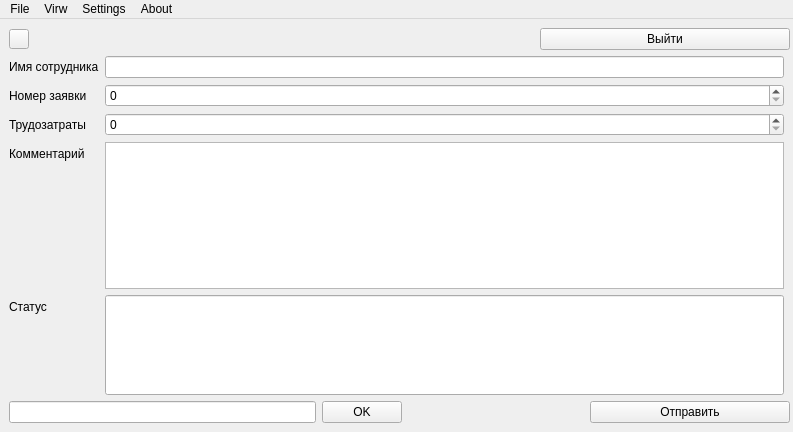
<?xml version="1.0" encoding="UTF-8"?>
<ui version="4.0">
 <class>MainWindow</class>
 <widget class="QMainWindow" name="MainWindow">
  <property name="geometry">
   <rect>
    <x>0</x>
    <y>0</y>
    <width>793</width>
    <height>432</height>
   </rect>
  </property>
  <property name="windowTitle">
   <string>Service Desk Worklog</string>
  </property>
  <widget class="QWidget" name="centralwidget">
   <layout class="QGridLayout" name="gridLayout">
    <item row="0" column="0">
     <widget class="QPushButton" name="showAPIBtn">
      <property name="maximumSize">
       <size>
        <width>20</width>
        <height>20</height>
       </size>
      </property>
      <property name="text">
       <string/>
      </property>
     </widget>
    </item>
    <item row="0" column="1">
     <layout class="QFormLayout" name="formLayout_3">
      <property name="labelAlignment">
       <set>Qt::AlignRight|Qt::AlignTrailing|Qt::AlignVCenter</set>
      </property>
      <property name="formAlignment">
       <set>Qt::AlignRight|Qt::AlignTop|Qt::AlignTrailing</set>
      </property>
      <property name="horizontalSpacing">
       <number>6</number>
      </property>
      <item row="0" column="0">
       <spacer name="horizontalSpacer_2">
        <property name="orientation">
         <enum>Qt::Horizontal</enum>
        </property>
        <property name="sizeHint" stdset="0">
         <size>
          <width>40</width>
          <height>20</height>
         </size>
        </property>
       </spacer>
      </item>
      <item row="0" column="1">
       <widget class="QPushButton" name="logoutBtn">
        <property name="minimumSize">
         <size>
          <width>150</width>
          <height>0</height>
         </size>
        </property>
        <property name="maximumSize">
         <size>
          <width>250</width>
          <height>50</height>
         </size>
        </property>
        <property name="layoutDirection">
         <enum>Qt::LeftToRight</enum>
        </property>
        <property name="text">
         <string>Выйти</string>
        </property>
       </widget>
      </item>
     </layout>
    </item>
    <item row="1" column="0" colspan="2">
     <layout class="QFormLayout" name="formLayout">
      <item row="0" column="0">
       <widget class="QLabel" name="employeeNameLable">
        <property name="text">
         <string>Имя сотрудника</string>
        </property>
       </widget>
      </item>
      <item row="0" column="1">
       <widget class="QLineEdit" name="employeeNameEdit"/>
      </item>
      <item row="1" column="0">
       <widget class="QLabel" name="requestNumberLable">
        <property name="text">
         <string>Номер заявки</string>
        </property>
       </widget>
      </item>
      <item row="1" column="1">
       <widget class="QDoubleSpinBox" name="requestDoubleSpinBox">
        <property name="decimals">
         <number>0</number>
        </property>
        <property name="minimum">
         <double>0.000000000000000</double>
        </property>
        <property name="maximum">
         <double>999999999999999.000000000000000</double>
        </property>
       </widget>
      </item>
      <item row="2" column="0">
       <widget class="QLabel" name="timesheetsLable">
        <property name="text">
         <string>Трудозатраты</string>
        </property>
       </widget>
      </item>
      <item row="2" column="1">
       <widget class="QDoubleSpinBox" name="timesheetsDoubleSpinBox">
        <property name="decimals">
         <number>0</number>
        </property>
        <property name="maximum">
         <double>999999999999999.000000000000000</double>
        </property>
       </widget>
      </item>
      <item row="3" column="0">
       <widget class="QLabel" name="commentLable">
        <property name="text">
         <string>Комментарий</string>
        </property>
       </widget>
      </item>
      <item row="3" column="1">
       <widget class="QTextEdit" name="commentEdit">
        <property name="contextMenuPolicy">
         <enum>Qt::NoContextMenu</enum>
        </property>
       </widget>
      </item>
      <item row="4" column="0">
       <widget class="QLabel" name="statusLable">
        <property name="text">
         <string>Статус</string>
        </property>
       </widget>
      </item>
      <item row="4" column="1">
       <widget class="QLineEdit" name="statusEdit">
        <property name="minimumSize">
         <size>
          <width>0</width>
          <height>100</height>
         </size>
        </property>
        <property name="readOnly">
         <bool>true</bool>
        </property>
       </widget>
      </item>
     </layout>
    </item>
    <item row="2" column="1">
     <layout class="QFormLayout" name="formLayout_2">
      <property name="labelAlignment">
       <set>Qt::AlignLeading|Qt::AlignLeft|Qt::AlignVCenter</set>
      </property>
      <property name="formAlignment">
       <set>Qt::AlignRight|Qt::AlignTop|Qt::AlignTrailing</set>
      </property>
      <item row="0" column="0">
       <spacer name="horizontalSpacer">
        <property name="orientation">
         <enum>Qt::Horizontal</enum>
        </property>
        <property name="sizeHint" stdset="0">
         <size>
          <width>40</width>
          <height>20</height>
         </size>
        </property>
       </spacer>
      </item>
      <item row="0" column="1">
       <widget class="QPushButton" name="sendBtn">
        <property name="minimumSize">
         <size>
          <width>150</width>
          <height>0</height>
         </size>
        </property>
        <property name="maximumSize">
         <size>
          <width>200</width>
          <height>16777215</height>
         </size>
        </property>
        <property name="layoutDirection">
         <enum>Qt::RightToLeft</enum>
        </property>
        <property name="text">
         <string>Отправить</string>
        </property>
       </widget>
      </item>
     </layout>
    </item>
    <item row="2" column="0">
     <layout class="QGridLayout" name="gridLayout_2">
      <item row="0" column="1">
       <widget class="QPushButton" name="APIAppendBtn">
        <property name="text">
         <string>OK</string>
        </property>
       </widget>
      </item>
      <item row="0" column="2">
       <spacer name="horizontalSpacer_3">
        <property name="orientation">
         <enum>Qt::Horizontal</enum>
        </property>
        <property name="sizeHint" stdset="0">
         <size>
          <width>40</width>
          <height>20</height>
         </size>
        </property>
       </spacer>
      </item>
      <item row="0" column="0">
       <widget class="QLineEdit" name="apiEdit">
        <property name="minimumSize">
         <size>
          <width>307</width>
          <height>0</height>
         </size>
        </property>
       </widget>
      </item>
     </layout>
    </item>
   </layout>
  </widget>
  <widget class="QMenuBar" name="menuBar">
   <property name="geometry">
    <rect>
     <x>0</x>
     <y>0</y>
     <width>793</width>
     <height>21</height>
    </rect>
   </property>
   <widget class="QMenu" name="menuFile">
    <property name="title">
     <string>File</string>
    </property>
   </widget>
   <widget class="QMenu" name="menuVirw">
    <property name="title">
     <string>Virw</string>
    </property>
   </widget>
   <widget class="QMenu" name="menuSettings">
    <property name="title">
     <string>Settings</string>
    </property>
   </widget>
   <widget class="QMenu" name="menuAbout">
    <property name="title">
     <string>About</string>
    </property>
   </widget>
   <addaction name="menuFile"/>
   <addaction name="menuVirw"/>
   <addaction name="menuSettings"/>
   <addaction name="menuAbout"/>
  </widget>
  <action name="actionSecret_Function">
   <property name="text">
    <string>Secret Function</string>
   </property>
  </action>
 </widget>
 <resources/>
 <connections/>
</ui>
